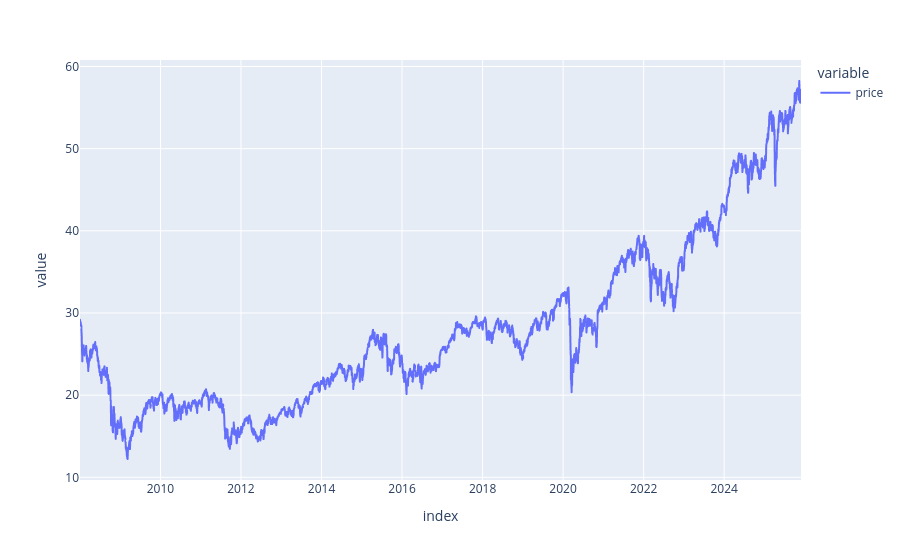

Write notebook code for a chart like this one.
### Code cell
px.line(data['price'])

### Figure 1 — Plotly figure (JSON) as saved in the notebook; plotly's stock layout.template omitted (floating-point values rounded to 4 significant figures; data arrays with more than 128 entries replaced by an {"elided": "..."} marker saying what was removed)
{"data": [{"hovertemplate": "variable=price<br>index=%{x}<br>value=%{y}<extra></extra>", "legendgroup": "price", "line": {"color": "#636efa", "dash": "solid"}, "marker": {"symbol": "circle"}, "mode": "lines", "name": "price", "showlegend": true, "type": "scattergl", "x": {"elided": "4551 str values"}, "xaxis": "x", "y": {"elided": "4551 float values"}, "yaxis": "y"}], "layout": {"legend": {"title": {"text": "variable"}, "tracegroupgap": 0}, "margin": {"t": 60}, "xaxis": {"anchor": "y", "domain": [0, 1], "title": {"text": "index"}}, "yaxis": {"anchor": "x", "domain": [0, 1], "title": {"text": "value"}}}}
